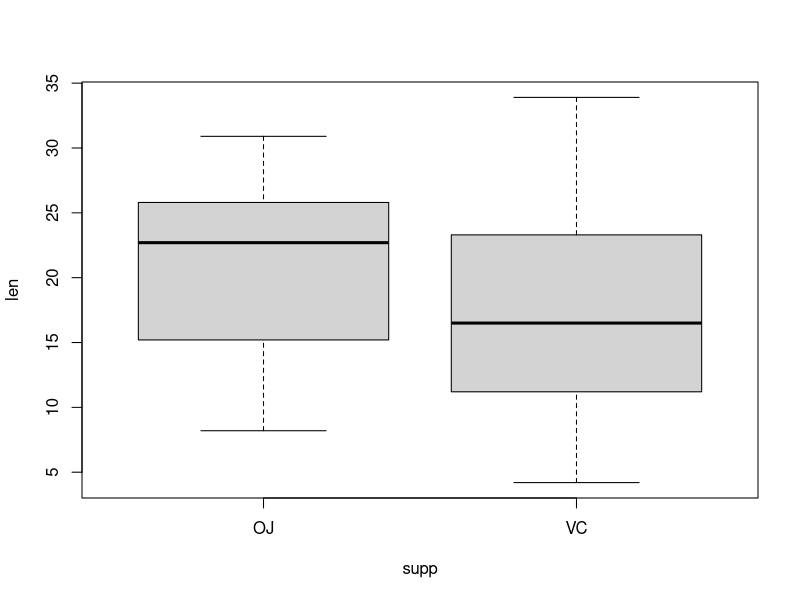
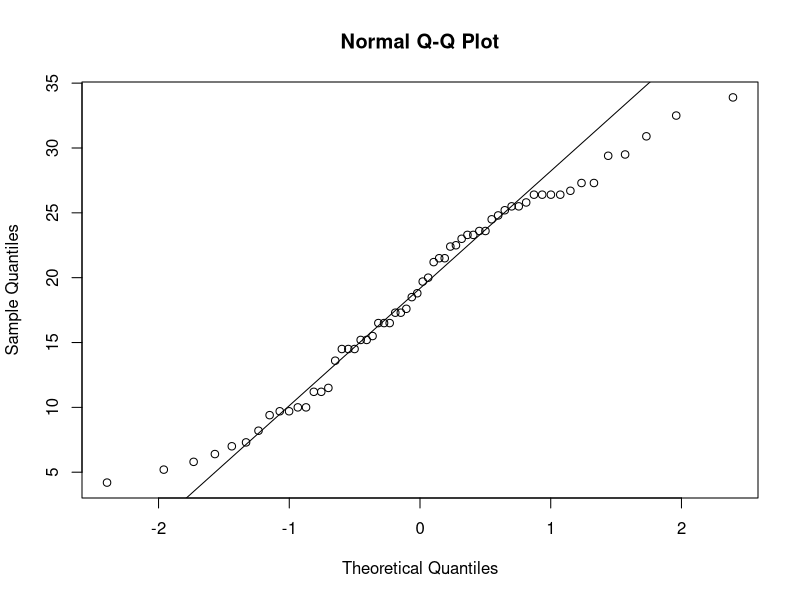

Recreate these plots in R, in order. (Note: this script raises an error after producing the figures.)
## Anaanthan ##

## Sample independent t-test R-code ##

## Let us begin with built in dataset, ToothGrowth ##

## To know what is ToothGrowth ##

?ToothGrowth

## Now lets begin ##
data=ToothGrowth
## let us do some data exploration to know our data
str(data)
summary(data)

## suppose we want to know if toothlenghts among guinea pigs differs
## among the supplement type, we can do independent t-test

## first assumption is data is independent.
## we assume the guinea pigs is not measured two times in the study
## you should ensure the independence of data in your study as well 
## when analyzing your own dataset

## let us do boxplot first~ lenght as described by supplement type

boxplot(data=data, len~supp)

## from the boxplot, we can see the difference in mean of growth from
## both OJ and VC
## next assumption is the data is normally distributed
## code for testing normality, always do 2 test, statistical and visual
## ie shapiro.test and qqplot 

qqnorm(data$len)
qqline(data$len)
shapiro.test(data$len)

## when the p-value of shapiro wilk test insignificant, 
## we can say the data normally distributed

## next, test the equality of variances of the 2 group.

var.test (data=data, len~supp)

## Thus the variance is equal for the 2 group

## Now, finally the actual t-test

t.test(data=data, len~supp)

## H0 rejected: 
## there is a difference between lenght of tooth between VC and OJ groups
## mean toothlengh of OJ is significantly higher then VC

## sd of each group
sd(OJ$len)
sd(VC$len)

## alternatively, can also be done by splitting data

OJ <- subset(data[data$supp== "OJ",])
VC <- subset(data[data$supp== "VC",])

t.test(OJ$len, VC$len)

## especially if we feel the 2 groups from 2 different populations
## hence, if that the case, normality testing should be done seperately

## additionally, incase the variance is unequal

t.test(data=data, len~supp, eq.var=F)


